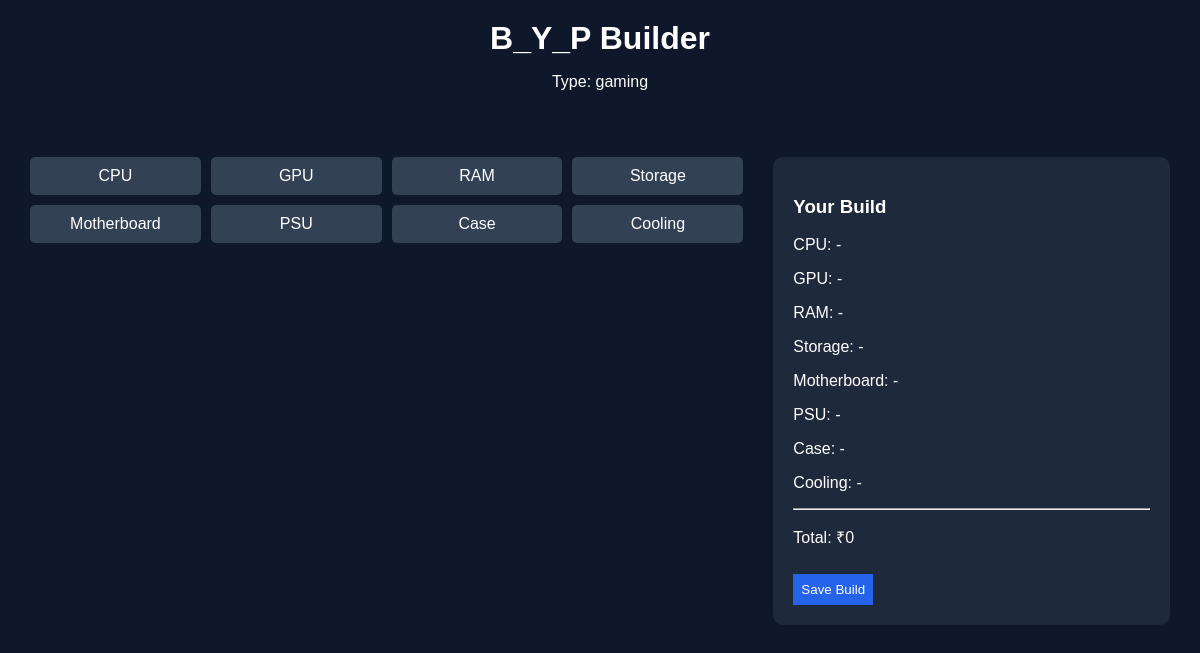
The page /builder/ on the database as committed earlier.
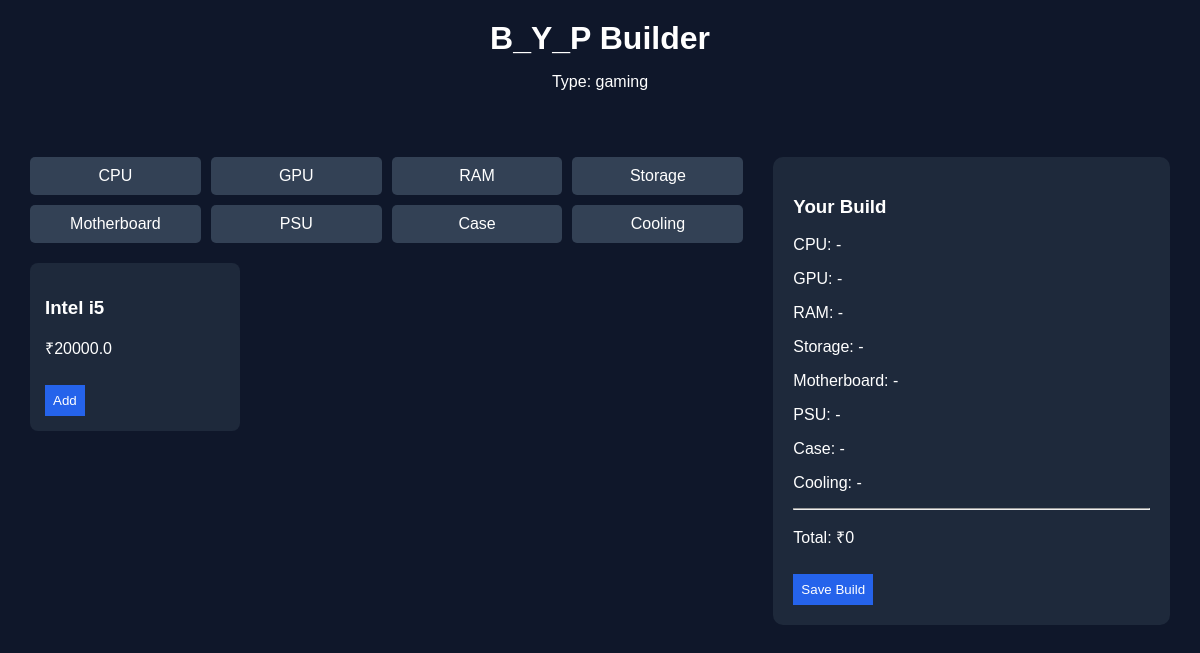
The same page on the database as committed later.
### core/models.py (models this page shows, shortened)
class Component(models.Model):
    CATEGORY_CHOICES = [
        ('cpu', 'CPU'),
        ('gpu', 'GPU'),
        ('ram', 'RAM'),
        ('storage', 'Storage'),
        ('motherboard', 'Motherboard'),
        ('psu', 'PSU'),
        ('case', 'Case'),
        ('cooling', 'Cooling')
    ]
    USECASE_CHOICES = [
        ('gaming', 'Gaming'),
        ('students', 'Students'),
        ('it', 'IT'),
        ('creators', 'Creators')
    ]
    title = models.CharField(max_length=200)
    category = models.CharField(max_length=20, choices=CATEGORY_CHOICES)
    use_case = models.CharField(max_length=20, choices=USECASE_CHOICES)
    price = models.FloatField()
    socket_type = models.CharField(max_length=50, blank=True)
    ram_variant = models.CharField(max_length=50, blank=True)
    power_draw = models.IntegerField(default=0)
    image_url = models.URLField(blank=True)

### core/views.py (the view)
# urls.py: path('builder/', views.builder_view, name="builder"),
def builder_view(request):
    if request.user.is_staff:
        return redirect("admin_dashboard")
    selected_usecase = request.GET.get("type", "gaming")
    items = Component.objects.filter(use_case=selected_usecase)
    context = {
        "usecase": selected_usecase,
        "components": items
    }
    return render(request, "builder.html", context)

### templates/builder.html (shortened to what this page needs)
{% load static %}
<!DOCTYPE html>
<html>
<head>
    <link rel="stylesheet" href="{% static 'css/builder.css' %}">
</head>
<body>
<div class="top1">
    <h1>B_Y_P Builder</h1>
    <p>Type: {{ usecase }}</p>
</div>
<div class="wrap1">
    <div class="boxL">
        <div class="grid2">
            <div class="boxC" onclick="showCat('cpu')">CPU</div>
            <div class="boxC" onclick="showCat('gpu')">GPU</div>
            <div class="boxC" onclick="showCat('ram')">RAM</div>
            <div class="boxC" onclick="showCat('storage')">Storage</div>
            <div class="boxC" onclick="showCat('motherboard')">Motherboard</div>
            <div class="boxC" onclick="showCat('psu')">PSU</div>
            <div class="boxC" onclick="showCat('case')">Case</div>
            <div class="boxC" onclick="showCat('cooling')">Cooling</div>
        </div>
        <div class="grid3">
            {% for c in components %}
            <div class="boxP" data-type="{{ c.category }}">
                <h3>{{ c.title }}</h3>
                <p>₹{{ c.price }}</p>
                <button class="btn1"
                    onclick="addItem('{{ c.category }}','{{ c.title }}','{{ c.price }}')">
                        Add
                    </button>
            </div>
            {% endfor %}
        </div>
    </div>
     <div class="boxR">
    <h3>Your Build</h3>
    <p>CPU: <span id="cpu">-</span></p>
    <p>GPU: <span id="gpu">-</span></p>
    <p>RAM: <span id="ram">-</span></p>
    <p>Storage: <span id="storage">-</span></p>
    <p>Motherboard: <span id="motherboard">-</span></p>
    <p>PSU: <span id="psu">-</span></p>
    <p>Case: <span id="case">-</span></p>
    <p>Cooling: <span id="cooling">-</span></p>
    <hr>
    <p>Total: ₹<span id="total">0</span></p>
    <button class="btn1" onclick="saveBuild()">Save Build</button>
</div>
</body>
</html>

### static/css/builder.css (style rules this page uses)
body { margin:0; font-family:Arial; background:#0f172a; color:white; }
.top1 { padding:20px; text-align:center; }
.top1 h1 { margin:0; }
.wrap1 { display:flex; gap:30px; padding:30px; }
.boxL { flex:2; }
.boxR { flex:1; background:#1e293b; padding:20px; border-radius:10px; }
.grid2 { display:grid; grid-template-columns:repeat(4,1fr); gap:10px; }
.boxC { background:#334155; padding:10px; text-align:center; cursor:pointer; border-radius:5px; }
.grid3 { display:flex; flex-wrap:wrap; gap:15px; margin-top:20px; }
.boxP { background:#1e293b; padding:15px; border-radius:8px; width:180px; }
.btn1 { margin-top:10px; padding:8px; background:#2563eb; border:none; color:white; cursor:pointer; }

Rows that differ between the two databases and show on the page:
added Component: use_case "gaming", title "Intel i5", price "20000.0"
Other text that changed with them:
{{ usecase }}: "gaming" → (not shown)
